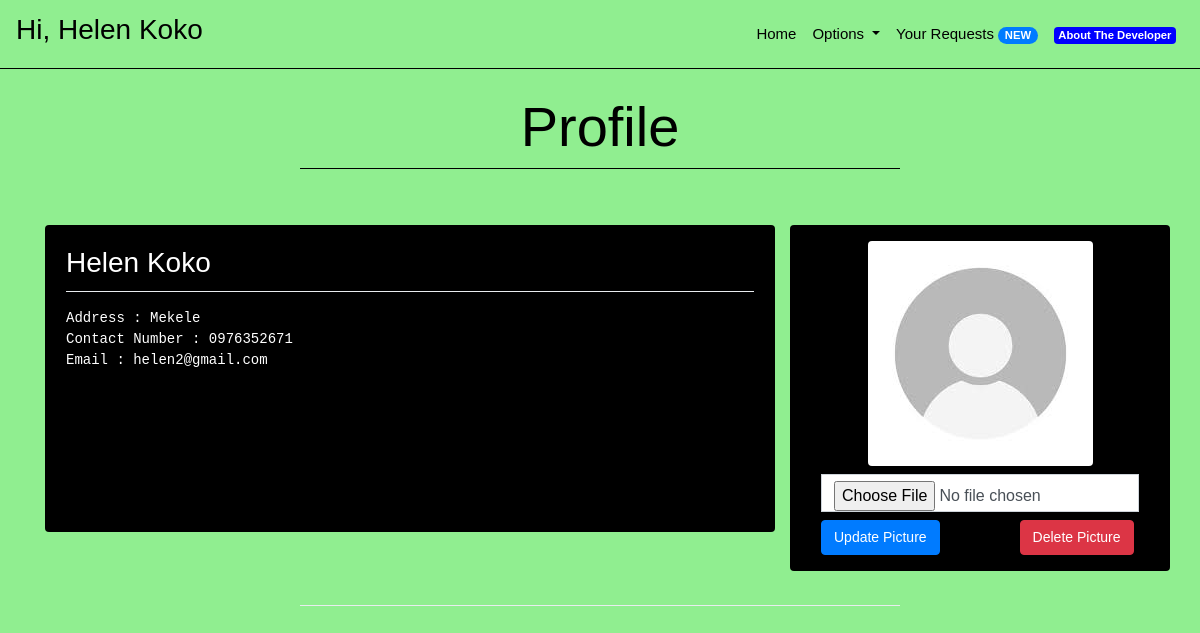
Page /profile (signed in) on the earlier database version.
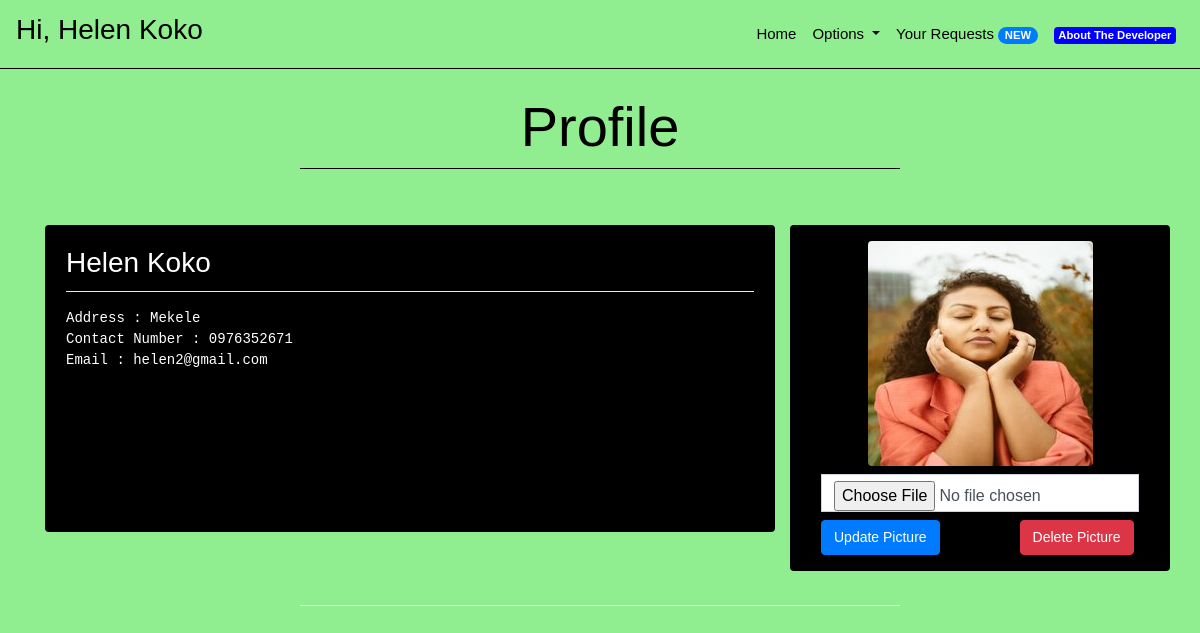
Same page on the later database version.
### core/models.py (models this page shows, shortened)
class Patient(models.Model):
    name = models.CharField(max_length = 30)
    address = models.CharField(max_length = 100)
    contactNumber = models.CharField(max_length = 10)
    email = models.EmailField(unique = True, max_length = 255)
    userId = models.CharField(unique = True, max_length = 8)
    passwordHash = models.CharField(max_length = 64)
    emailHash = models.CharField(max_length = 64)
    image = models.ImageField(upload_to='profile_images/', default='profile_images/default.jpg')

### core/views.py (the view)
# urls.py: path('profile', views.profile, name = "profile"),
def profile(request):
    request = requestSessionInitializedChecker(request)
    if request.method == "GET":
        if request.session['isLoggedIn']:
            if request.session['isDoctor']:
                doctor = Doctor.objects.get(emailHash = request.session['userEmail'])
                context = {
                    "user": doctor
                    }
                response = render(request, "core/profile.html", context)
                return responseHeadersModifier(response)
            else:
                patient = Patient.objects.get(emailHash = request.session['userEmail'])
                context = {
                    "user" : patient
                    }
                response = render(request, "core/profile.html", context)
                return responseHeadersModifier(response)

### core/views.py (called while the page is built)
def responseHeadersModifier(response):
    response["Cache-Control"] = "no-cache, no-store, must-revalidate"
    response["Pragma"] = "no-cache"
    response["Expires"] = "0"
    return response

def requestSessionInitializedChecker(request):
    if not request.session.get('isDoctor'):
        request.session['isDoctor'] = ""
    if not request.session.get('isLoggedIn'):
        request.session['isLoggedIn'] = False
    if not request.session.get('userEmail'):
        request.session['userEmail'] = ""
    if not request.session.get('Name'):
        request.session['Name'] = ""
    if not request.session.get('numberNewAssistances'):
        request.session['numberNewAssistances'] = ""
    return request

### core/templates/core/profile.html (shortened to what this page needs)
{% extends "core/base.html" %}
{% block bodytag %}
{% load static %}
<body background="{% static 'core/images/back.png' %}" style="background-size: auto auto;">
    {% endblock %}
    {% block body %}
    <br>
    <h1 style="text-align:center;color:black;" class="display-4">
        Profile
    </h1>
    <li class="dropdown-divider" style="margin-left:25%;margin-right:25%;color:yellow;border-color:black"></li>
    <br>
    <br>
    <div class="row container" style="margin: 0 auto;">
        <div class="col-md-8 col-sm-12 mb-3">
            <div class="card" style="background:rgba(0,0,0,1.0);color:white;padding-bottom:17%">
                <div class="card-body">
                    <h3 class="card-title"> {{ user.name }}</h3>
                    <li class="dropdown-divider"></li>
                    <p class="card-text">
                    <pre
                        style="color:white">Address : {{ user.address }}<br>Contact Number : {{ user.contactNumber }}<br>Email : {{ user.email }}</pre>
                    </p>
                </div>
            </div>
        </div>
        <div class="col-md-4 col-sm-12 mb-3 text-white rounded" style="background-color: black;">
            <div class="container p-3">
                <img src="{{ user.image.url }}" class="rounded mx-auto d-block img-fluid" alt="Responsive image">
                <form action="{% url 'update_profile_picture' %}" method="post" enctype="multipart/form-data" class="mt-2">
                    <input type="file" name="image" class="form-control">
                    <div class="d-flex mt-2 align-items-center">
                        <button type="submit" class="btn btn-primary rounded">Update Picture</button>
                </form>
                <form action="{% url 'delete_profile_picture' %}" method="post" class="d-inline ms-3">
                    <button type="submit" class="btn btn-danger rounded" style="margin-left: 80px;">Delete Picture</button>
                </form>
            </div>
        </div>
        </div>
    <li class="dropdown-divider" style="margin-left:25%;margin-right:25%;margin-top:1.5%;margin-bottom:0px"></li>
    <br>
    {% endblock %}

### core/templates/core/base.html (shortened to what this page needs)
{% load static %}
<!doctype html>
<html lang="en">
<head>
    <link rel="stylesheet" href="https://stackpath.bootstrapcdn.com/bootstrap/4.2.1/css/bootstrap.min.css">
    <link rel="stylesheet" href="{% static 'core/css/style.css' %}">
    <link rel="stylesheet" href="{% static 'core/css/aboutstyle.css' %}">
    <link rel="stylesheet" href="{% static 'core/css/responsive.css' %}">
    <link rel="stylesheet" href="https://cdnjs.cloudflare.com/ajax/libs/font-awesome/4.7.0/css/font-awesome.min.css">
</head>
{% block bodytag %}
{% endblock %}
<nav class="navbar navbar-expand-lg navbar-light bg-transparent">
    {% if request.session.isLoggedIn %}
    <a class="navbar-brand" href="/">
        <h3 style="color:black;text-align:center">Hi,{% if request.session.isDoctor %} Dr.{% endif %} {{ request.session.Name }}</h3>
    </a>
    {% else %}
    <a class="navbar-brand" href="/">
        <h2 style="color:black;text-align:center">Enen</h2>
    </a>
    {% endif %}
    <div class="collapse navbar-collapse" id="navbarSupportedContent">
        <ul class="navbar-nav ml-auto">
            <li class="nav-item active">
                <a class="nav-link" href="{% url 'index' %}" style="color:black">Home </a>
            </li>
            {% if request.session.isLoggedIn %}
            <li class="nav-item dropdown">
                <a class="nav-link dropdown-toggle" style="color:black" href="#" id="navbarDropdown" role="button"
                    data-toggle="dropdown" aria-haspopup="true" aria-expanded="false">
                    Options
                </a>
            </li>
            {% endif %}
            {% if request.session.isLoggedIn %}
            <li class="nav-item">
                <a class="nav-link" href="{% url 'login' %}" style="color:black">Your Requests <span
                        class="badge badge-primary badge-pill">{{ request.session.numberNewAssistances }}
                        NEW</span></a>
            </li>
            {% else %}
            <li class="nav-item">
                <a class="nav-link" href="{% url 'login' %}" style="color:black">Login</a>
            </li>
            {% endif %}
            <li class="nav-item">
                <a class="nav-link" href="{% url 'about' %}" style="color:black"><span style="background-color: blue" class="badge badge-secondary">About The Developer</span></a>
            </li>
        </ul>
    </div>
</nav>
<li class="dropdown-divider" style="margin-top:0px;margin-bottom:0px;border-color:black"></li>
{% block body %}
{% endblock %}
</body>
</html>

Differences in the rows shown:
changed Patient "Helen Koko": image: picture added in place of a placeholder
